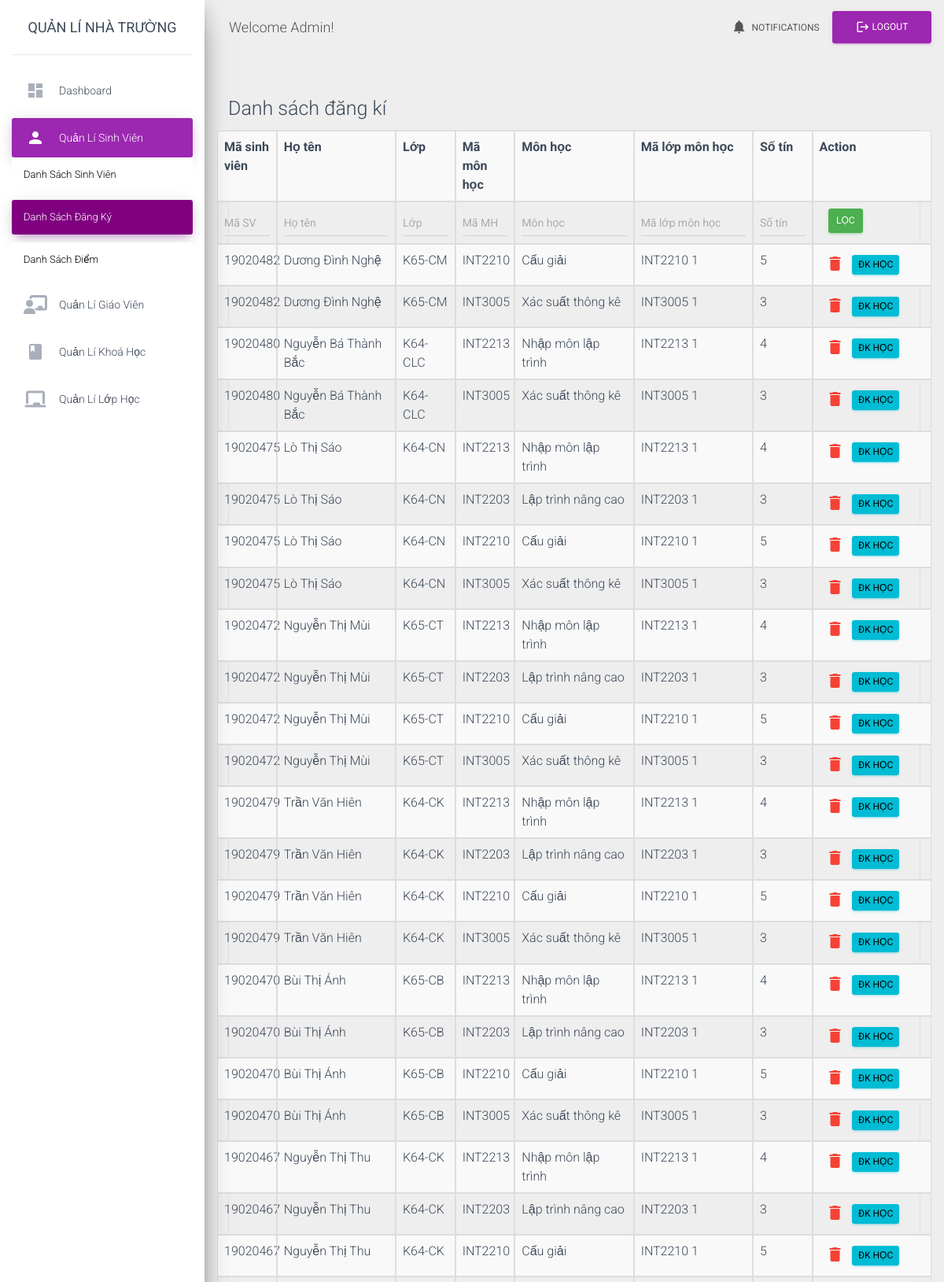
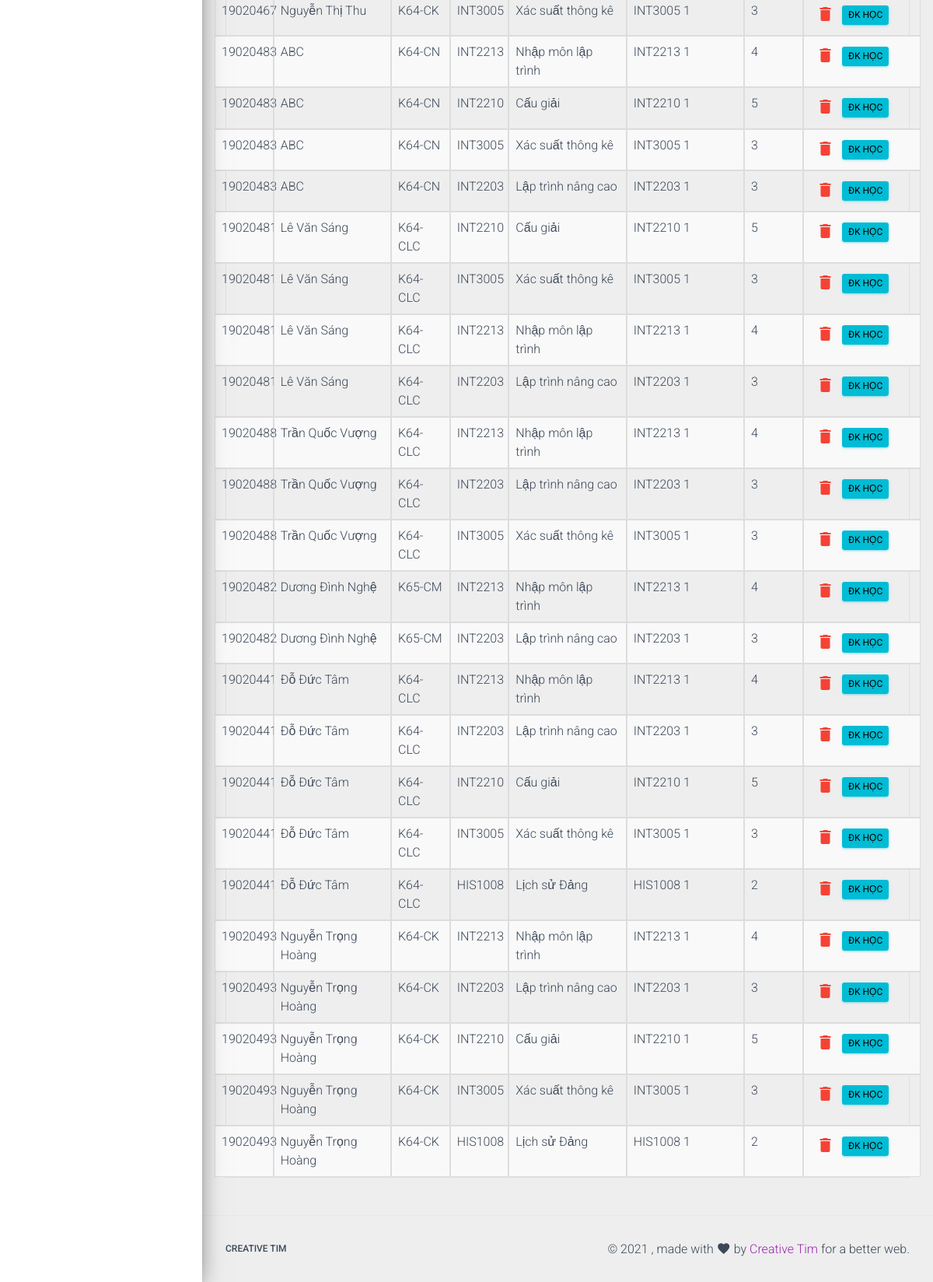
The app's page /manageRegister.php?type=view (signed in) with its own data (2 pictures, top to bottom).
### tables this page shows
CREATE TABLE `users` (
  `id` int(11) NOT NULL,
  `title` varchar(20) NOT NULL,
  `username` varchar(50) NOT NULL,
  `pass` varchar(50) NOT NULL,
  `representName` varchar(50) DEFAULT NULL,
  `img-personal` varchar(50) DEFAULT NULL
);

CREATE TABLE `courses` (
  `id` int(11) NOT NULL,
  `credit` int(11) NOT NULL,
  `startTime` varchar(5) NOT NULL,
  `endTime` varchar(5) NOT NULL,
  `place` varchar(11) NOT NULL,
  `courseCode` varchar(15) NOT NULL,
  `courseName` varchar(50) NOT NULL,
  `courseClassCode` varchar(20) NOT NULL,
  `maxStudent` int(11) NOT NULL,
  `teacherId` int(11) NOT NULL
);

### module/registerList/queryOnRegister.php (called while the page is built, shortened)
<?php
require_once './connection.php';
require_once 'function/functions.php';
$myTable = REGISTER_TABLE;
if (isset($_GET['type'])) {
    $type = $_GET['type'];
    if ($type == 'view') {
        if (isset($_POST['filter'])) {
            $result = filterRegisterList();
        } else {
            $result = selectElementFrom("$myTable", "*", "1");
        }
        $dataRegis = array();
        while ($row = $result->fetch_assoc()) {
            $queryStudent = selectElementFrom('students', "*", "id='$row[studentId]'");
            $rowStudent = $queryStudent->fetch_assoc();
            $classId = $rowStudent['classId'];
            $queryClass = selectElementFrom('classes', "*", "id='$classId'");
            $thisClass = $queryClass->fetch_assoc();
            $className = $thisClass['className'];
            $queryCourse = selectElementFrom('courses', "*", "id='$row[courseId]'");
            $rowCourse = $queryCourse->fetch_assoc();
            $query = getActionForm('manageRegister.php', $row['studentId'], false, true,
                "$rowCourse[id]", true, false, $row['studentId']);
            $dataRegis[] = [
                "studentId" => "$row[studentId]",
                "fullName" => "$rowStudent[fullName]",
                "className" => "$className",
                "courseCode" => "$rowCourse[courseCode]",
                "courseName" => "$rowCourse[courseName]",
                "courseClassCode" => "$rowCourse[courseClassCode]",
                "credit" => "$rowCourse[credit]",
                "query" => "$query"
            ];
        }
    }
}

### module/registerList/view.php (the view, shortened to what this page needs)
<?php
if (count($dataRegis) <= 0) {
echo "0 results";
} else {
    ?>
    <h3>Danh sách đăng kí</h3>
<form method='post' action="#">
    <table style='width:100%' class='table table-striped table-bordered table-hover'>
        <tr class="row">
            <th class="col-sm-1">Mã sinh viên</th>
            <th class="col-sm-2">Họ tên</th>
            <th class="col-sm-1">Lớp</th>
            <th class="col-sm-1">Mã môn học</th>
            <th class="col-sm-2">Môn học</th>
            <th class="col-sm-2">Mã lớp môn học</th>
            <th class="col-sm-1">Số tín</th>
            <th class="col-sm-2">Action</th>
        </tr>
        <tr class="row">
            <td class="col-sm-1"><input class="form-control" type="text" name="studentId" placeholder="Mã SV"
                                        value="<?= isset($_POST['studentId'])? $_POST['studentId'] : ''?>"/></td>
            <td class="col-sm-2"><input class="form-control"  type="text" name="studentName" placeholder="Họ tên"
                                        value="<?= isset($_POST['studentName'])? $_POST['studentName'] : ''?>"/></td>
            <td class="col-sm-1"><input class="form-control"  type="text" name="className" placeholder="Lớp"
                                        value="<?= isset($_POST['className'])? $_POST['className'] : ''?>"/></td>
            <td class="col-sm-1"><input class="form-control"  type="text" name="courseCode" placeholder="Mã MH"
                                        value="<?= isset($_POST['courseCode'])? $_POST['courseCode'] : ''?>"/></td>
            <td class="col-sm-2"><input class="form-control"  type="text" name="courseName" placeholder="Môn học"
                                        value="<?= isset($_POST['courseName'])? $_POST['courseName'] : ''?>"/></td>
            <td class="col-sm-2"><input class="form-control"  type="text" name="courseClassCode" placeholder="Mã lớp môn học"
                                        value="<?= isset($_POST['courseClassCode'])? $_POST['courseClassCode'] : ''?>"/></td>
            <td class="col-sm-1"><input class="form-control"  type="text" name="credit" placeholder="Số tín"
                                        value="<?= isset($_POST['credit'])? $_POST['credit'] : ''?>"/></td>
            <td class="col-sm-2"><input type="submit" class="btn btn-success"
                       style="padding: 7px 10px; margin: 0px 11px" name="filter"
                       value="Lọc"></td>
        </tr>
<?php
        foreach ($dataRegis as $row) {
        echo "<tr class='row'>";
            echo "<td class='col-sm-1'>$row[studentId]</td>
            <td class='col-sm-2'>$row[fullName]</td>
            <td class='col-sm-1'>$row[className]</td>
            <td class='col-sm-1'>$row[courseCode]</td>
            <td class='col-sm-2'>$row[courseName]</td>
            <td class='col-sm-2'>$row[courseClassCode]</td>
            <td class='col-sm-1'>$row[credit]</td>
            <td class='col-sm-2'>$row[query]</td>
        </tr>";
        }
        echo "
    </table>
</form>";
}

### function/functions.php (shortened to what this page needs)
<?php
function getActionForm($originLink, $id, $edit = true, $delete = true, $deletedElement = "", $regis = false, $addCourse = false, $studentId = "", $combine="")
{
    $res = "<ul style='display: flex'>";
    if ($delete) {
        if ($deletedElement == '') {
            $url = "$originLink?type=delete&for=$id";
        } else if ($deletedElement != ''){
            $url = "$originLink?type=delete&for=$id&ele=$deletedElement";
        }
        $res .= '<li class="item" onClick="confirmDelete(\'' . $url . '\')" id="delete_item">
                <i class="material-icons text-danger" style="cursor: pointer; padding: 0.25rem 0.5rem">delete</i>
                </li>';
    }
    if ($regis) {
        $res .= "
                <li class='item'>
                    <a class='btn btn-info' href='queryOnRegister.php?type=view&for=$studentId' style='color:black; padding: 0.25rem 0.5rem;'>ĐK học</a>
                </li>";
    }
    $res .= "</ul>";
    return $res;
}
function selectElementFrom($table, $element = '*', $condition = "1")
{
    global $conn;
    $sqlSelect = "SELECT $element FROM $table WHERE $condition";
    $query = $conn->query($sqlSelect);
    return $query;
}
        ?>

### includes/header.php (shortened to what this page needs)
<nav
	class="navbar navbar-expand-lg navbar-transparent navbar-absolute fixed-top ">
	<div class="container-fluid">
		<div class="navbar-wrapper" id="div-img">
			<a class="navbar-brand" href="process.php" id="welcome">Welcome
                <?php
                if (isset($_SESSION['username'])) {
                    $selectUser = selectElementFrom("users", "*", "username = '$_SESSION[username]'");
                    $user = $selectUser->fetch_assoc();
                    if (isset($user['representName'])){
                        echo "$user[representName]!";
                    } else {
                        echo "$user[username]!";
                    }
                } else {
                    $_SESSION['permission'] = false;
                }
                ?>
            </a>
		</div>
		<div class="collapse navbar-collapse justify-content-end">
			<ul class="navbar-nav">
				<li class="nav-item"><a class="nav-link" href="javascript:;"> <i
						class="material-icons">notifications</i> Notifications
				</a></li>
                <form method="post">
                <li class="nav-item">
                    <button type="submit" name="logout" class="btn btn-primary"> <i class="material-icons">logout</i> Logout
                    </button></li>
                </form>
			</ul>
		</div>
	</div>
</nav>

### assets/css/styleQueryForm.css (style rules this page uses)
.item { list-style: none; display: inline-block; }

### slide_bar.php (style rules this page uses)
#div-img { max-width: 100%; max-height: 100%; }

### records on screen
users: representName "Admin"
courses: row "19020482", row "Dương Đình Nghệ", row "K65-CM", courseCode "INT2210", courseName "Cấu giải", courseClassCode "INT2210 1", credit "5", row "19020475", row "Lò Thị Sáo", row "K64-CN", row "19020472", row "Nguyễn Thị Mùi", row "K65-CT", row "19020479", row "Trần Văn Hiên", row "K64-CK", row "19020470", row "Bùi Thị Ánh", row "K65-CB", row "19020467", row "Nguyễn Thị Thu", row "19020483", row "ABC", row "19020481", row "Lê Văn Sáng", row "K64-CLC", row "19020441", row "Đỗ Đức Tâm", row "19020493", row "Nguyễn Trọng Hoàng"
courses: row "19020482", row "Dương Đình Nghệ", row "K65-CM", courseCode "INT3005", courseName "Xác suất thông kê", courseClassCode "INT3005 1", credit "3", row "19020480", row "Nguyễn Bá Thành Bắc", row "K64-CLC", row "19020475", row "Lò Thị Sáo", row "K64-CN", row "19020472", row "Nguyễn Thị Mùi", row "K65-CT", row "19020479", row "Trần Văn Hiên", row "K64-CK", row "19020470", row "Bùi Thị Ánh", row "K65-CB", row "19020467", row "Nguyễn Thị Thu", row "19020483", row "ABC", row "19020481", row "Lê Văn Sáng", row "19020488", row "Trần Quốc Vượng", row "19020441", row "Đỗ Đức Tâm", row "19020493", row "Nguyễn Trọng Hoàng"
courses: row "19020480", row "Nguyễn Bá Thành Bắc", row "K64-CLC", courseCode "INT2213", courseName "Nhập môn lập trình", courseClassCode "INT2213 1", credit "4", row "19020475", row "Lò Thị Sáo", row "K64-CN", row "19020472", row "Nguyễn Thị Mùi", row "K65-CT", row "19020479", row "Trần Văn Hiên", row "K64-CK", row "19020470", row "Bùi Thị Ánh", row "K65-CB", row "19020467", row "Nguyễn Thị Thu", row "19020483", row "ABC", row "19020481", row "Lê Văn Sáng", row "19020488", row "Trần Quốc Vượng", row "19020482", row "Dương Đình Nghệ", row "K65-CM", row "19020441", row "Đỗ Đức Tâm", row "19020493", row "Nguyễn Trọng Hoàng"
courses: row "19020475", row "Lò Thị Sáo", row "K64-CN", courseCode "INT2203", courseName "Lập trình nâng cao", courseClassCode "INT2203 1", credit "3", row "19020472", row "Nguyễn Thị Mùi", row "K65-CT", row "19020479", row "Trần Văn Hiên", row "K64-CK", row "19020470", row "Bùi Thị Ánh", row "K65-CB", row "19020467", row "Nguyễn Thị Thu", row "19020483", row "ABC", row "19020481", row "Lê Văn Sáng", row "K64-CLC", row "19020488", row "Trần Quốc Vượng", row "19020482", row "Dương Đình Nghệ", row "K65-CM", row "19020441", row "Đỗ Đức Tâm", row "19020493", row "Nguyễn Trọng Hoàng"
courses: row "19020441", row "Đỗ Đức Tâm", row "K64-CLC", courseCode "HIS1008", courseName "Lịch sử Đảng", courseClassCode "HIS1008 1", credit "2", row "19020493", row "Nguyễn Trọng Hoàng", row "K64-CK"
